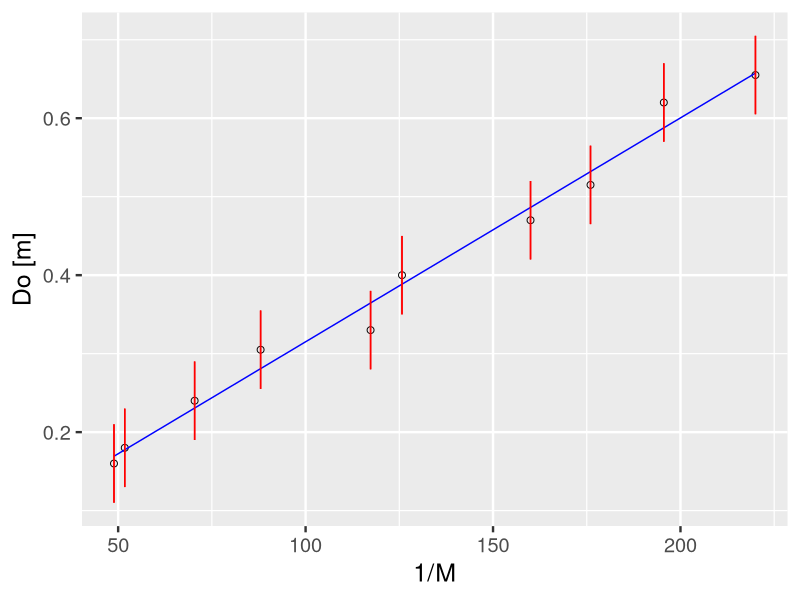

This chart was generated by the following R code:
## ANÁLISE DE DADOS DO EXPERIMENTO 2 DE F839-A (2S 2020)
## Autor: João Vitor Martins Fernandez
## Objetivo: dado um vetor de entrada de dados, o script cria um 
## dataframe e utiliza a função lm para fazer a regressão linear.
## As funções são para o plot dos gráficos
## Rodar as linhas 70 para o gráfico e 71 para o ajuste

## ----- ENTRADA DE DADOS

# Distância entre o objeto e a lente
Do <- c(0.16, 0.18, 0.24, 0.305, 0.33, 0.40, 0.47, 0.515, 0.62, 0.655)
Do.erro <- c(0.0005,0.0005,0.0005,0.0005,0.0005,0.0005,0.0005,0.0005,0.0005,0.0005)

# Tamanho do objeto na imagem
C <- c(0.036, 0.034, 0.025, 0.020, 0.015, 0.014, 0.011, 0.010, 0.009, 0.008)
C.erro <- c(0.0005,0.0005,0.0005,0.0005,0.0005,0.0005,0.0005,0.0005,0.0005,0.0005)

A = 0.1            # Altura do objeto = 10 cm
alpha <- 17.6      # Fator de conversão horizontal 
M <- C/(A*alpha)   # Magnificação
IM <- (1/M)        # Inverso da Magnificação

IM.erro <- sqrt((0.0005/0.1)^2 + (mean(C)*0.0005/(0.1)^2)^2)

# CONVERSÃO EM DATAFRAME PARA A ANÁLISE
Dados <- data.frame(Do,IM,IM.erro)

## ----- FUNCOES PARA LINEARIZACAO

# LENTE DIVERGENTE
Ajuste.Lin <- function(dados){
  
  LIN <- lm(Do ~ I(IM), 
            data = dados, 
            weights = 1/(IM.erro)^2)  # Incerteza
  
  red.pred <- predict(LIN)
  
  return(list(fit = LIN, red.pred = red.pred))
}

## ----- AJUSTE

# CHAMADA DA FUNÇÃO
Smartphone.fit <- Ajuste.Lin(Dados)  

## ----- FUNCOES PARA PLOTAR OS GRAFICOS
library(ggplot2)

plot.Smartphone <- function(dados,ajuste,
                      rotuloX = "1/M",
                      rotuloY = "Do [m]"){
  
  dados$ajuste <- ajuste$red.pred
  
  gr <- ggplot(data = dados, aes(x = IM, y = Do))
  gr <- gr + geom_point(aes(x = IM, y = Do), size = 2, shape = 1)
  gr <- gr + geom_line(aes(x = IM, y = ajuste), colour = "blue")
  gr <- gr + labs(x = rotuloX, y = rotuloY)
  gr <- gr + theme_gray(base_size = 18)
  gr <- gr + geom_errorbar(aes(xmin = IM - 0.005, xmax = IM + 0.005), width = .1, colour = "red")

  return (gr)
}

## ----- PLOT DOS GRÁFICOS E RESULTADOS
Grafico.Smartphone <- plot.Smartphone(Dados,Smartphone.fit)

# Resultados
Grafico.Smartphone
summary(Smartphone.fit$fit) 

# RESULTADO
# VALOR DO FABRICANTE: f = 28 mm
# VALOR CALCULADO: f = (29 +- 1) mm

